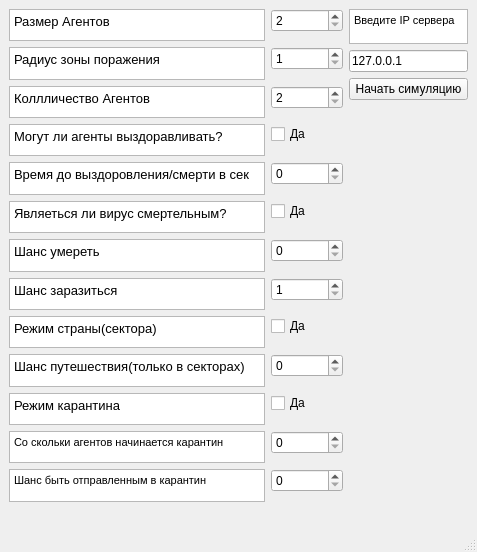
<?xml version="1.0" encoding="UTF-8"?>
<ui version="4.0">
 <class>Menu</class>
 <widget class="QMainWindow" name="Menu">
  <property name="geometry">
   <rect>
    <x>0</x>
    <y>0</y>
    <width>477</width>
    <height>552</height>
   </rect>
  </property>
  <property name="minimumSize">
   <size>
    <width>477</width>
    <height>552</height>
   </size>
  </property>
  <property name="maximumSize">
   <size>
    <width>477</width>
    <height>1133</height>
   </size>
  </property>
  <property name="windowTitle">
   <string>The Infected Agent:Menu</string>
  </property>
  <widget class="QWidget" name="centralwidget">
   <widget class="QWidget" name="">
    <property name="geometry">
     <rect>
      <x>9</x>
      <y>9</y>
      <width>334</width>
      <height>493</height>
     </rect>
    </property>
    <layout class="QFormLayout" name="formLayout">
     <item row="0" column="0">
      <widget class="QTextBrowser" name="textBrowser">
       <property name="html">
        <string>&lt;!DOCTYPE HTML PUBLIC &quot;-//W3C//DTD HTML 4.0//EN&quot; &quot;http://www.w3.org/TR/REC-html40/strict.dtd&quot;&gt;
&lt;html&gt;&lt;head&gt;&lt;meta name=&quot;qrichtext&quot; content=&quot;1&quot; /&gt;&lt;style type=&quot;text/css&quot;&gt;
p, li { white-space: pre-wrap; }
&lt;/style&gt;&lt;/head&gt;&lt;body style=&quot; font-family:'MS Shell Dlg 2'; font-size:8.25pt; font-weight:400; font-style:normal;&quot;&gt;
&lt;p style=&quot; margin-top:0px; margin-bottom:0px; margin-left:0px; margin-right:0px; -qt-block-indent:0; text-indent:0px;&quot;&gt;&lt;span style=&quot; font-size:10pt;&quot;&gt;Размер Агентов&lt;/span&gt;&lt;/p&gt;&lt;/body&gt;&lt;/html&gt;</string>
       </property>
      </widget>
     </item>
     <item row="0" column="1">
      <widget class="QSpinBox" name="SizeAgent">
       <property name="minimum">
        <number>2</number>
       </property>
       <property name="maximum">
        <number>20</number>
       </property>
      </widget>
     </item>
     <item row="1" column="0">
      <widget class="QTextBrowser" name="textBrowser_2">
       <property name="html">
        <string>&lt;!DOCTYPE HTML PUBLIC &quot;-//W3C//DTD HTML 4.0//EN&quot; &quot;http://www.w3.org/TR/REC-html40/strict.dtd&quot;&gt;
&lt;html&gt;&lt;head&gt;&lt;meta name=&quot;qrichtext&quot; content=&quot;1&quot; /&gt;&lt;style type=&quot;text/css&quot;&gt;
p, li { white-space: pre-wrap; }
&lt;/style&gt;&lt;/head&gt;&lt;body style=&quot; font-family:'MS Shell Dlg 2'; font-size:8.25pt; font-weight:400; font-style:normal;&quot;&gt;
&lt;p style=&quot; margin-top:0px; margin-bottom:0px; margin-left:0px; margin-right:0px; -qt-block-indent:0; text-indent:0px;&quot;&gt;&lt;span style=&quot; font-size:10pt;&quot;&gt;Радиус зоны поражения&lt;/span&gt;&lt;/p&gt;&lt;/body&gt;&lt;/html&gt;</string>
       </property>
      </widget>
     </item>
     <item row="1" column="1">
      <widget class="QSpinBox" name="SizeTheAffectedArea">
       <property name="minimum">
        <number>1</number>
       </property>
      </widget>
     </item>
     <item row="2" column="0">
      <widget class="QTextBrowser" name="textBrowser_3">
       <property name="html">
        <string>&lt;!DOCTYPE HTML PUBLIC &quot;-//W3C//DTD HTML 4.0//EN&quot; &quot;http://www.w3.org/TR/REC-html40/strict.dtd&quot;&gt;
&lt;html&gt;&lt;head&gt;&lt;meta name=&quot;qrichtext&quot; content=&quot;1&quot; /&gt;&lt;style type=&quot;text/css&quot;&gt;
p, li { white-space: pre-wrap; }
&lt;/style&gt;&lt;/head&gt;&lt;body style=&quot; font-family:'MS Shell Dlg 2'; font-size:8.25pt; font-weight:400; font-style:normal;&quot;&gt;
&lt;p style=&quot; margin-top:0px; margin-bottom:0px; margin-left:0px; margin-right:0px; -qt-block-indent:0; text-indent:0px;&quot;&gt;&lt;span style=&quot; font-size:10pt;&quot;&gt;Коллличество Агентов&lt;/span&gt;&lt;/p&gt;&lt;/body&gt;&lt;/html&gt;</string>
       </property>
      </widget>
     </item>
     <item row="2" column="1">
      <widget class="QSpinBox" name="NumberOfAgents">
       <property name="minimum">
        <number>2</number>
       </property>
       <property name="maximum">
        <number>500</number>
       </property>
      </widget>
     </item>
     <item row="3" column="0">
      <widget class="QTextBrowser" name="textBrowser_4">
       <property name="html">
        <string>&lt;!DOCTYPE HTML PUBLIC &quot;-//W3C//DTD HTML 4.0//EN&quot; &quot;http://www.w3.org/TR/REC-html40/strict.dtd&quot;&gt;
&lt;html&gt;&lt;head&gt;&lt;meta name=&quot;qrichtext&quot; content=&quot;1&quot; /&gt;&lt;style type=&quot;text/css&quot;&gt;
p, li { white-space: pre-wrap; }
&lt;/style&gt;&lt;/head&gt;&lt;body style=&quot; font-family:'MS Shell Dlg 2'; font-size:8.25pt; font-weight:400; font-style:normal;&quot;&gt;
&lt;p style=&quot; margin-top:0px; margin-bottom:0px; margin-left:0px; margin-right:0px; -qt-block-indent:0; text-indent:0px;&quot;&gt;&lt;span style=&quot; font-size:10pt;&quot;&gt;Могут ли агенты выздоравливать?&lt;/span&gt;&lt;/p&gt;&lt;/body&gt;&lt;/html&gt;</string>
       </property>
      </widget>
     </item>
     <item row="3" column="1">
      <widget class="QCheckBox" name="IsHealth">
       <property name="text">
        <string>Да</string>
       </property>
      </widget>
     </item>
     <item row="4" column="0">
      <widget class="QTextBrowser" name="textBrowser_5">
       <property name="html">
        <string>&lt;!DOCTYPE HTML PUBLIC &quot;-//W3C//DTD HTML 4.0//EN&quot; &quot;http://www.w3.org/TR/REC-html40/strict.dtd&quot;&gt;
&lt;html&gt;&lt;head&gt;&lt;meta name=&quot;qrichtext&quot; content=&quot;1&quot; /&gt;&lt;style type=&quot;text/css&quot;&gt;
p, li { white-space: pre-wrap; }
&lt;/style&gt;&lt;/head&gt;&lt;body style=&quot; font-family:'MS Shell Dlg 2'; font-size:8.25pt; font-weight:400; font-style:normal;&quot;&gt;
&lt;p style=&quot; margin-top:0px; margin-bottom:0px; margin-left:0px; margin-right:0px; -qt-block-indent:0; text-indent:0px;&quot;&gt;&lt;span style=&quot; font-size:10pt;&quot;&gt;Время до выздоровления/смерти в сек&lt;/span&gt;&lt;/p&gt;&lt;/body&gt;&lt;/html&gt;</string>
       </property>
      </widget>
     </item>
     <item row="4" column="1">
      <widget class="QSpinBox" name="TimeToHealth"/>
     </item>
     <item row="5" column="0">
      <widget class="QTextBrowser" name="textBrowser_6">
       <property name="html">
        <string>&lt;!DOCTYPE HTML PUBLIC &quot;-//W3C//DTD HTML 4.0//EN&quot; &quot;http://www.w3.org/TR/REC-html40/strict.dtd&quot;&gt;
&lt;html&gt;&lt;head&gt;&lt;meta name=&quot;qrichtext&quot; content=&quot;1&quot; /&gt;&lt;style type=&quot;text/css&quot;&gt;
p, li { white-space: pre-wrap; }
&lt;/style&gt;&lt;/head&gt;&lt;body style=&quot; font-family:'MS Shell Dlg 2'; font-size:8.25pt; font-weight:400; font-style:normal;&quot;&gt;
&lt;p style=&quot; margin-top:0px; margin-bottom:0px; margin-left:0px; margin-right:0px; -qt-block-indent:0; text-indent:0px;&quot;&gt;&lt;span style=&quot; font-size:10pt;&quot;&gt;Являеться ли вирус смертельным?&lt;/span&gt;&lt;/p&gt;&lt;/body&gt;&lt;/html&gt;</string>
       </property>
      </widget>
     </item>
     <item row="5" column="1">
      <widget class="QCheckBox" name="IsDeadly">
       <property name="text">
        <string>Да</string>
       </property>
      </widget>
     </item>
     <item row="6" column="0">
      <widget class="QTextEdit" name="textEdit">
       <property name="html">
        <string>&lt;!DOCTYPE HTML PUBLIC &quot;-//W3C//DTD HTML 4.0//EN&quot; &quot;http://www.w3.org/TR/REC-html40/strict.dtd&quot;&gt;
&lt;html&gt;&lt;head&gt;&lt;meta name=&quot;qrichtext&quot; content=&quot;1&quot; /&gt;&lt;style type=&quot;text/css&quot;&gt;
p, li { white-space: pre-wrap; }
&lt;/style&gt;&lt;/head&gt;&lt;body style=&quot; font-family:'MS Shell Dlg 2'; font-size:8.25pt; font-weight:400; font-style:normal;&quot;&gt;
&lt;p style=&quot; margin-top:0px; margin-bottom:0px; margin-left:0px; margin-right:0px; -qt-block-indent:0; text-indent:0px;&quot;&gt;&lt;span style=&quot; font-size:10pt;&quot;&gt;Шанс умереть&lt;/span&gt;&lt;/p&gt;&lt;/body&gt;&lt;/html&gt;</string>
       </property>
      </widget>
     </item>
     <item row="6" column="1">
      <widget class="QSpinBox" name="ChanceOfDead">
       <property name="minimum">
        <number>0</number>
       </property>
       <property name="maximum">
        <number>100</number>
       </property>
      </widget>
     </item>
     <item row="7" column="0">
      <widget class="QTextEdit" name="textEdit_2">
       <property name="html">
        <string>&lt;!DOCTYPE HTML PUBLIC &quot;-//W3C//DTD HTML 4.0//EN&quot; &quot;http://www.w3.org/TR/REC-html40/strict.dtd&quot;&gt;
&lt;html&gt;&lt;head&gt;&lt;meta name=&quot;qrichtext&quot; content=&quot;1&quot; /&gt;&lt;style type=&quot;text/css&quot;&gt;
p, li { white-space: pre-wrap; }
&lt;/style&gt;&lt;/head&gt;&lt;body style=&quot; font-family:'MS Shell Dlg 2'; font-size:8.25pt; font-weight:400; font-style:normal;&quot;&gt;
&lt;p style=&quot; margin-top:0px; margin-bottom:0px; margin-left:0px; margin-right:0px; -qt-block-indent:0; text-indent:0px;&quot;&gt;&lt;span style=&quot; font-size:10pt;&quot;&gt;Шанс заразиться&lt;/span&gt;&lt;/p&gt;&lt;/body&gt;&lt;/html&gt;</string>
       </property>
      </widget>
     </item>
     <item row="7" column="1">
      <widget class="QSpinBox" name="ChanceOfInfected">
       <property name="minimum">
        <number>1</number>
       </property>
       <property name="maximum">
        <number>100</number>
       </property>
      </widget>
     </item>
     <item row="8" column="0">
      <widget class="QTextBrowser" name="textBrowser_7">
       <property name="html">
        <string>&lt;!DOCTYPE HTML PUBLIC &quot;-//W3C//DTD HTML 4.0//EN&quot; &quot;http://www.w3.org/TR/REC-html40/strict.dtd&quot;&gt;
&lt;html&gt;&lt;head&gt;&lt;meta name=&quot;qrichtext&quot; content=&quot;1&quot; /&gt;&lt;style type=&quot;text/css&quot;&gt;
p, li { white-space: pre-wrap; }
&lt;/style&gt;&lt;/head&gt;&lt;body style=&quot; font-family:'MS Shell Dlg 2'; font-size:8.25pt; font-weight:400; font-style:normal;&quot;&gt;
&lt;p style=&quot; margin-top:0px; margin-bottom:0px; margin-left:0px; margin-right:0px; -qt-block-indent:0; text-indent:0px;&quot;&gt;&lt;span style=&quot; font-size:10pt;&quot;&gt;Режим страны(сектора)&lt;/span&gt;&lt;/p&gt;&lt;/body&gt;&lt;/html&gt;</string>
       </property>
      </widget>
     </item>
     <item row="8" column="1">
      <widget class="QCheckBox" name="IsSectors">
       <property name="text">
        <string>Да           </string>
       </property>
      </widget>
     </item>
     <item row="9" column="0">
      <widget class="QTextBrowser" name="textBrowser_8">
       <property name="html">
        <string>&lt;!DOCTYPE HTML PUBLIC &quot;-//W3C//DTD HTML 4.0//EN&quot; &quot;http://www.w3.org/TR/REC-html40/strict.dtd&quot;&gt;
&lt;html&gt;&lt;head&gt;&lt;meta name=&quot;qrichtext&quot; content=&quot;1&quot; /&gt;&lt;style type=&quot;text/css&quot;&gt;
p, li { white-space: pre-wrap; }
&lt;/style&gt;&lt;/head&gt;&lt;body style=&quot; font-family:'MS Shell Dlg 2'; font-size:8.25pt; font-weight:400; font-style:normal;&quot;&gt;
&lt;p style=&quot; margin-top:0px; margin-bottom:0px; margin-left:0px; margin-right:0px; -qt-block-indent:0; text-indent:0px;&quot;&gt;&lt;span style=&quot; font-size:10pt;&quot;&gt;Шанс путешествия(только в секторах)&lt;/span&gt;&lt;/p&gt;&lt;/body&gt;&lt;/html&gt;</string>
       </property>
      </widget>
     </item>
     <item row="9" column="1">
      <widget class="QSpinBox" name="ChanceOfTravel">
       <property name="maximum">
        <number>100</number>
       </property>
      </widget>
     </item>
     <item row="10" column="0">
      <widget class="QTextBrowser" name="textBrowser_10">
       <property name="html">
        <string>&lt;!DOCTYPE HTML PUBLIC &quot;-//W3C//DTD HTML 4.0//EN&quot; &quot;http://www.w3.org/TR/REC-html40/strict.dtd&quot;&gt;
&lt;html&gt;&lt;head&gt;&lt;meta name=&quot;qrichtext&quot; content=&quot;1&quot; /&gt;&lt;style type=&quot;text/css&quot;&gt;
p, li { white-space: pre-wrap; }
&lt;/style&gt;&lt;/head&gt;&lt;body style=&quot; font-family:'MS Shell Dlg 2'; font-size:8.25pt; font-weight:400; font-style:normal;&quot;&gt;
&lt;p style=&quot; margin-top:0px; margin-bottom:0px; margin-left:0px; margin-right:0px; -qt-block-indent:0; text-indent:0px;&quot;&gt;&lt;span style=&quot; font-size:10pt;&quot;&gt;Режим карантина&lt;/span&gt;&lt;/p&gt;&lt;/body&gt;&lt;/html&gt;</string>
       </property>
      </widget>
     </item>
     <item row="10" column="1">
      <widget class="QCheckBox" name="IsQuarantine">
       <property name="text">
        <string>Да</string>
       </property>
      </widget>
     </item>
     <item row="11" column="0">
      <widget class="QTextBrowser" name="textBrowser_11">
       <property name="html">
        <string>&lt;!DOCTYPE HTML PUBLIC &quot;-//W3C//DTD HTML 4.0//EN&quot; &quot;http://www.w3.org/TR/REC-html40/strict.dtd&quot;&gt;
&lt;html&gt;&lt;head&gt;&lt;meta name=&quot;qrichtext&quot; content=&quot;1&quot; /&gt;&lt;style type=&quot;text/css&quot;&gt;
p, li { white-space: pre-wrap; }
&lt;/style&gt;&lt;/head&gt;&lt;body style=&quot; font-family:'MS Shell Dlg 2'; font-size:8.25pt; font-weight:400; font-style:normal;&quot;&gt;
&lt;p style=&quot; margin-top:0px; margin-bottom:0px; margin-left:0px; margin-right:0px; -qt-block-indent:0; text-indent:0px;&quot;&gt;Со скольки агентов начинается карантин &lt;/p&gt;&lt;/body&gt;&lt;/html&gt;</string>
       </property>
      </widget>
     </item>
     <item row="11" column="1">
      <widget class="QSpinBox" name="StartQuarantine">
       <property name="maximum">
        <number>500</number>
       </property>
      </widget>
     </item>
     <item row="12" column="0">
      <widget class="QTextBrowser" name="textBrowser_12">
       <property name="html">
        <string>&lt;!DOCTYPE HTML PUBLIC &quot;-//W3C//DTD HTML 4.0//EN&quot; &quot;http://www.w3.org/TR/REC-html40/strict.dtd&quot;&gt;
&lt;html&gt;&lt;head&gt;&lt;meta name=&quot;qrichtext&quot; content=&quot;1&quot; /&gt;&lt;style type=&quot;text/css&quot;&gt;
p, li { white-space: pre-wrap; }
&lt;/style&gt;&lt;/head&gt;&lt;body style=&quot; font-family:'MS Shell Dlg 2'; font-size:8.25pt; font-weight:400; font-style:normal;&quot;&gt;
&lt;p style=&quot; margin-top:0px; margin-bottom:0px; margin-left:0px; margin-right:0px; -qt-block-indent:0; text-indent:0px;&quot;&gt;Шанс быть отправленным в карантин&lt;/p&gt;&lt;/body&gt;&lt;/html&gt;</string>
       </property>
      </widget>
     </item>
     <item row="12" column="1">
      <widget class="QSpinBox" name="ChanseOfDetektedInfect">
       <property name="maximum">
        <number>100</number>
       </property>
      </widget>
     </item>
    </layout>
   </widget>
   <widget class="QWidget" name="">
    <property name="geometry">
     <rect>
      <x>349</x>
      <y>9</y>
      <width>119</width>
      <height>91</height>
     </rect>
    </property>
    <layout class="QVBoxLayout" name="verticalLayout_2">
     <item>
      <widget class="QTextBrowser" name="textBrowser_9">
       <property name="enabled">
        <bool>true</bool>
       </property>
       <property name="html">
        <string>&lt;!DOCTYPE HTML PUBLIC &quot;-//W3C//DTD HTML 4.0//EN&quot; &quot;http://www.w3.org/TR/REC-html40/strict.dtd&quot;&gt;
&lt;html&gt;&lt;head&gt;&lt;meta name=&quot;qrichtext&quot; content=&quot;1&quot; /&gt;&lt;style type=&quot;text/css&quot;&gt;
p, li { white-space: pre-wrap; }
&lt;/style&gt;&lt;/head&gt;&lt;body style=&quot; font-family:'MS Shell Dlg 2'; font-size:8.25pt; font-weight:400; font-style:normal;&quot;&gt;
&lt;p style=&quot; margin-top:0px; margin-bottom:0px; margin-left:0px; margin-right:0px; -qt-block-indent:0; text-indent:0px;&quot;&gt;Введите IP сервера&lt;/p&gt;&lt;/body&gt;&lt;/html&gt;</string>
       </property>
      </widget>
     </item>
     <item>
      <widget class="QLineEdit" name="IP">
       <property name="text">
        <string>127.0.0.1</string>
       </property>
      </widget>
     </item>
     <item>
      <widget class="QPushButton" name="pushButton">
       <property name="text">
        <string>Начать симуляцию</string>
       </property>
      </widget>
     </item>
     <item>
      <spacer name="verticalSpacer">
       <property name="orientation">
        <enum>Qt::Vertical</enum>
       </property>
       <property name="sizeHint" stdset="0">
        <size>
         <width>20</width>
         <height>200</height>
        </size>
       </property>
      </spacer>
     </item>
    </layout>
   </widget>
  </widget>
  <widget class="QMenuBar" name="menubar">
   <property name="geometry">
    <rect>
     <x>0</x>
     <y>0</y>
     <width>477</width>
     <height>21</height>
    </rect>
   </property>
  </widget>
  <widget class="QStatusBar" name="statusbar"/>
 </widget>
 <resources/>
 <connections/>
</ui>
